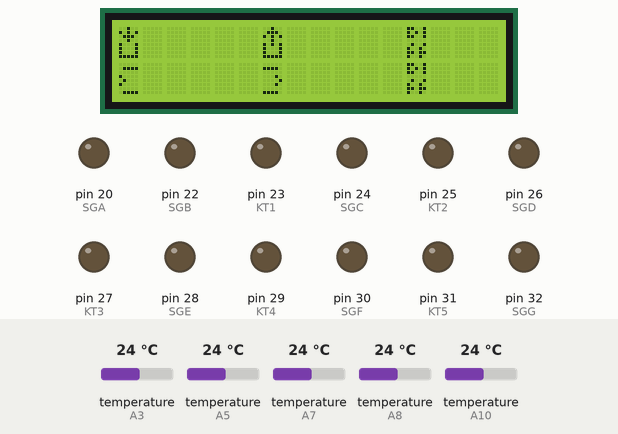
Bench run of a sketch on a simulated Arduino Mega 2560, built for the host (arithmetic inside an expression is 32-bit, double 64-bit). On the bench: 16×2 character LCD, output pins drawn as LEDs (lit = HIGH). The test bench sets the inputs (shaded band); at power-on: temperature (sensors on A5, A7, A8, A10, A3) 24 °C. The local clock reads 2024-03-15 10:24:30 at power-on unless the sketch sets it; what the sketch prints to the serial monitor is not drawn.

Above: at 1.2 s.
1.3 s: temperature (sensor on A5) set to 12 °C
At 4.4 s:
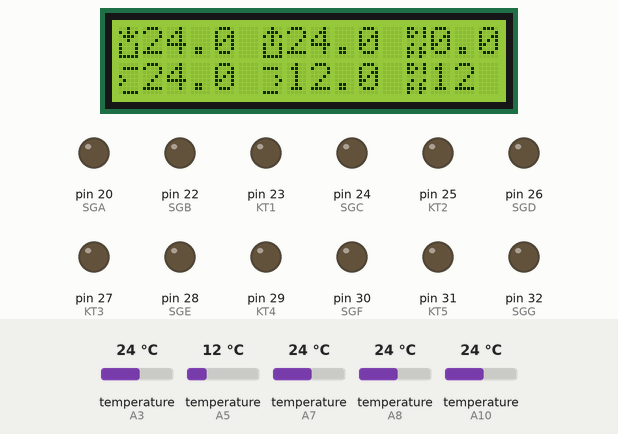
6.2 s: temperature (sensor on A7) set to 12 °C
At 12.2 s:
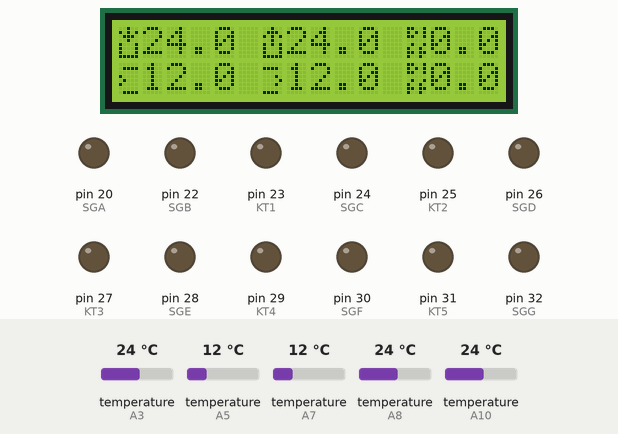
13.0 s: temperature (sensor on A8) set to 12 °C
At 16.0 s:
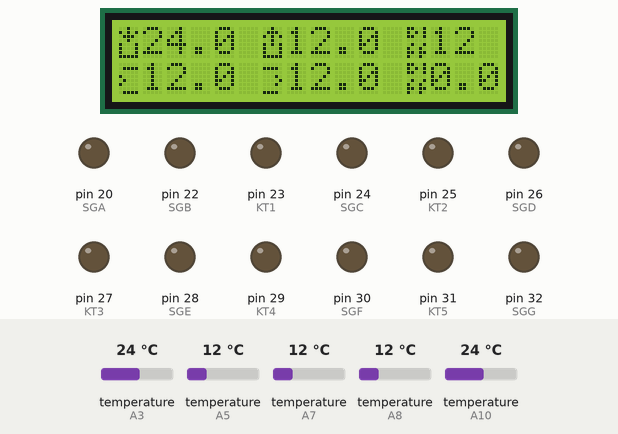
17.9 s: temperature (sensor on A10) set to 12 °C
At 23.8 s:
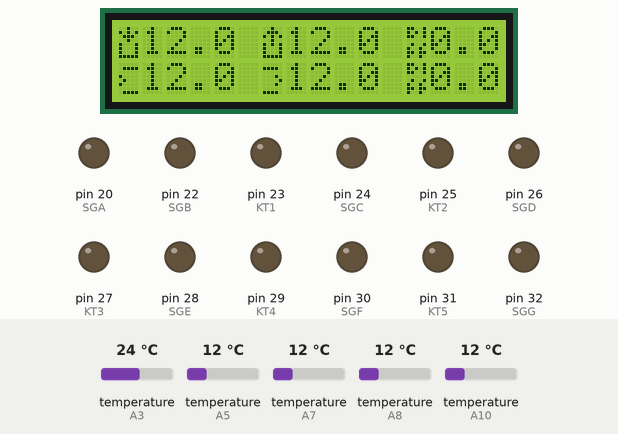
24.5 s: temperature (sensor on A5) set to 19 °C
At 27.7 s:
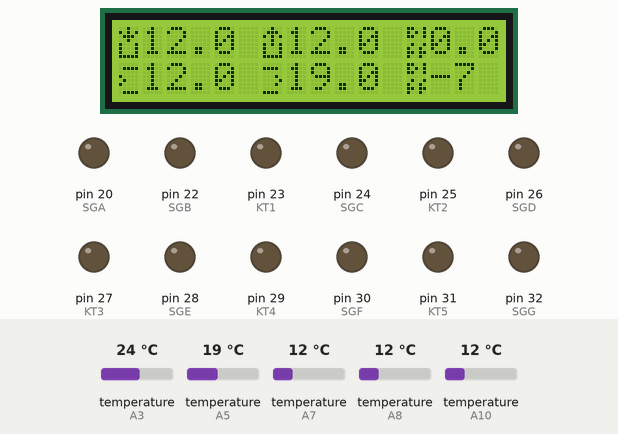
29.4 s: temperature (sensor on A7) set to 19 °C
At 35.4 s:
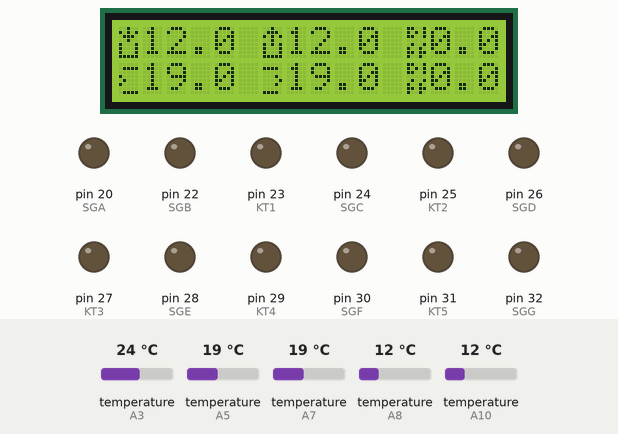
Timing chart, 0 to 36.9 s (numbered marks = the images above; inputs shaded):
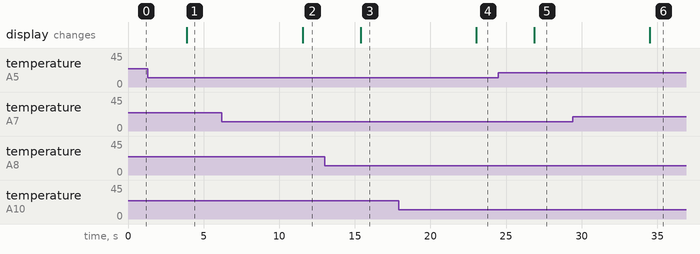

Measured:
- after the input at 1.3 s, the display: changes after 2.6 s (image 1)
- after the input at 6.2 s, the display: changes after 5.3 s (image 2)
- after the input at 13.0 s, the display: changes after 2.4 s (image 3)
- after the input at 17.9 s, the display: changes after 5.1 s (image 4)
- after the input at 24.5 s, the display: changes after 2.4 s (image 5)
- after the input at 29.4 s, the display: changes after 5.1 s (image 6)

The sketch:

LCD_TME.ino
```cpp
#include <Math.h>


//##### LiquidCrystal
#include <LiquidCrystal.h>

LiquidCrystal lcd(13, 12, 11, 10, 9, 8 );
//Инициализация дисплея в общем виде выглядит так
//LiquidCrystal lcd(rs, e, d5, d4, d3, d2);

byte outside[8] = {B00100,B01110,B10101,B00100,B10101,B10001,B10001,B11111};
byte inside[8] =  {B00100,B10101,B01110,B00100,B10001,B10001,B10001,B11111};
byte direct[8] =  {B00000,B01111,B00000,B10000,B01000,B10000,B00000,B01111};
byte back[8] =    {B00000,B11110,B00000,B00010,B00001,B00010,B00000,B11110};
byte difft[8] =   {B11001,B10101,B11001,B00000,B01001,B10010,B11011,B10010};
//#####


//##### time
#include <Wire.h>
#include <TimeLib.h>
#include <DS1307RTC.h>

char TIME_A[9];
byte TIME_LED[3];

#define KT1 23
#define KT2 25
#define KT3 27
#define KT4 29
#define KT5 31

byte KT_A[]={KT1,KT2,KT3,KT4,KT5};

#define SGA 20
#define SGB 22
#define SGC 24
#define SGD 26
#define SGE 28
#define SGF 30
#define SGG 32


//#####


//##### temperature
#include <OneWire.h>
#include <DallasTemperature.h>

//OneWire oneWire_in(36);   DallasTemperature INS_TMP_SENS(&oneWire_in);
OneWire oneWire_in(A10);   DallasTemperature INS_TMP_SENS(&oneWire_in);
OneWire oneWire_out(A8); DallasTemperature OUT_TMP_SENS(&oneWire_out);

OneWire afr_in(A7);       DallasTemperature afr_in_sens(&afr_in);
OneWire afr_out(A5);      DallasTemperature afr_out_sens(&afr_out);

OneWire pit(A3);      DallasTemperature pit_sens(&pit);

float T_INS;
float T_OUT;
float t_afr_in;
float t_afr_out;
float T_PIT;
float MST_PIT;
//#####


//##### EtherCard
#include <EtherCard.h>
#include <stdio.h>


static byte myip[] = { 192,168,41,169 };
static byte gwip[] = { 192,168,41,254 };
static byte mymac[] = { 0x72,0x63,0x64,0x2D,0x30,0x32 };


byte Ethernet::buffer[1300];
BufferFiller bfill;
int datas;

char T_INS_A[7];
char T_OUT_A[7];
char T_DFF_A[7];
char t_afr_in_a[7];
char t_afr_out_a[7];
char t_afr_dff_a[7];
char T_PIT_A[7];
char MST_PIT_A[7];
char SUPPL[7];
char PUMP[7];
//#####

#define ms_to_reask 1000
unsigned long prev_ask=0;
byte tmp_printed=0;

#define SUPPL_PIN A0

void setup() {
  Serial.begin(9600);


  //##### LiquidCrystal
  lcd.createChar(0, outside);
  lcd.createChar(1, inside);
  lcd.createChar(2, direct);
  lcd.createChar(3, back);
  lcd.createChar(4, difft);

  lcd.begin(16, 2);

  lcd.setCursor(0,0); lcd.write(byte(1));
  lcd.setCursor(6,0); lcd.write(byte(0));
  lcd.setCursor(12,0); lcd.write(byte(4));

  lcd.setCursor(0,1); lcd.write(byte(2));
  lcd.setCursor(6,1); lcd.write(byte(3));
  lcd.setCursor(12,1); lcd.write(byte(4));
  //##### LiquidCrystal


  pinMode(SGA, OUTPUT); pinMode(SGB, OUTPUT); pinMode(SGC, OUTPUT); pinMode(SGD, OUTPUT); pinMode(SGE, OUTPUT); pinMode(SGF, OUTPUT); pinMode(SGG, OUTPUT);
  pinMode(KT1, OUTPUT); pinMode(KT2, OUTPUT); pinMode(KT3, OUTPUT); pinMode(KT4, OUTPUT); pinMode(KT5, OUTPUT);


  if (ether.begin(sizeof Ethernet::buffer, mymac,53) == 0)
    Serial.println( "Failed to access Ethernet controller");
  ether.staticSetup(myip, gwip);


  ether.printIp("IP:  ", ether.myip);
  ether.printIp("GW:  ", ether.gwip);
  ether.printIp("DNS: ", ether.dnsip);

  //INS_TMP_SENS.begin();
  //INS_TMP_SENS.setResolution(9);
}


static word homePage() {

  float_to_char(T_INS, T_INS_A);
  float_to_char(T_OUT, T_OUT_A);

  if (T_INS<-126 || T_OUT<-126)
    {T_DFF_A[0]='E';T_DFF_A[1]='R';T_DFF_A[2]='R';T_DFF_A[3]='\0';}
  else
    float_to_char(T_INS - T_OUT, T_DFF_A);

  float_to_char(t_afr_in, t_afr_in_a);
  float_to_char(t_afr_out, t_afr_out_a);

  if (t_afr_in<-126 || t_afr_out<-126)
    {t_afr_dff_a[0]='E';t_afr_dff_a[1]='R';t_afr_dff_a[2]='R';t_afr_dff_a[3]='\0';}
  else
    float_to_char(t_afr_in - t_afr_out, t_afr_dff_a);

  MST_PIT=-127; ///not realized

  float_to_char(T_PIT, T_PIT_A);
  float_to_char(MST_PIT, MST_PIT_A);


  if (analogRead(SUPPL_PIN)>800)
    {SUPPL[0]='O';SUPPL[1]='N';SUPPL[2]='\0';}
  else
    {SUPPL[0]='O';SUPPL[1]='F';SUPPL[2]='F';SUPPL[3]='\0';};


  if (1)
    {PUMP[0]='O';PUMP[1]='N';PUMP[2]='\0';}
  else
    {PUMP[0]='O';PUMP[1]='F';PUMP[2]='F';PUMP[3]='\0';};


  bfill = ether.tcpOffset();
  bfill.emit_p(PSTR(
    "<html><head>"
    "<meta charset=""UTF-8"">"
    "<title>Система...</title>"
    "<style type='text/css'>"
    " A {color: black; "
    "text-decoration:underline;"
    "font-size: 34px;}"
    "A:visited {color: black;"
    "font-size: 34px;}"
    "A:hover {color: red; "
    "font-size: 34px;}"
    "</style></head><body>"
    "<!--img src='' width='100%'/-->"
    "<br/><br/><br/><br/>"
    "<center>"
    "<h2>$S</h3>"
    "<h3>"
    "<table cellspacing=""2"" border=""1"" cellpadding=""5"" width=""800"">"
    "<tr>"
    "<td><strong>Температура внутри $S°</strong></td>"
    "<td><strong>Температура на улице $S°</strong></td>"
    "<td><strong>Разница температур $S°</strong></td>"
    "</tr>"
    "<tr>"
    "<td><strong>Антифриз вход $S°</strong></td>"
    "<td><strong>Антифриз выход $S°</strong></td>"
    "<td><strong>Разница температур $S°</strong></td>"
    "</tr>"
    "<tr>"
    "<td><strong>Температура в яме $S°</strong></td>"
    "<td><strong>Влажность в яме $S°</strong></td>"
    "<td></td>"
    "</tr>"
    "</table>"
    "<br>Питание: $S"
    "<br>Насос: $S"
    "</h3>"
    "</center></body></html> "
  ),TIME_A, T_INS_A, T_OUT_A, T_DFF_A,
            t_afr_in_a, t_afr_out_a, t_afr_dff_a,
            T_PIT_A, MST_PIT_A,
            SUPPL, PUMP);
  return bfill.position();
}

void float_to_char(float p_f, char *p_ch_t)
{
    for (byte i=0; i < 7; i++) p_ch_t[i]='\0';

    if (p_f < -126)
      {
         p_ch_t[0]='N';p_ch_t[1]='/';p_ch_t[2]='C';
      }
      else {
        String s_tmp=String(p_f);
        char* ch_arr_tmp=s_tmp.c_str();
        for (int i=0; i < 5; i++) p_ch_t[i]=ch_arr_tmp[i];
      }
};

void fill_time(byte p_v, byte p_pos)
{
    String s_tmp=String(p_v);
    char* ch_arr_tmp=s_tmp.c_str();

    if (p_v>=10)
      {TIME_A[p_pos]=ch_arr_tmp[0]; TIME_A[p_pos+1]=ch_arr_tmp[1];}
    else
      {TIME_A[p_pos]='0'; TIME_A[p_pos+1]=ch_arr_tmp[0];}

};

void ask_sensors(byte stp)
{

   switch (stp) {
    case 0: INS_TMP_SENS.requestTemperatures();        break;
    case 1: T_INS=INS_TMP_SENS.getTempCByIndex(0);     break;
    case 2: OUT_TMP_SENS.requestTemperatures();        break;
    case 3: T_OUT=OUT_TMP_SENS.getTempCByIndex(0);     break;
    case 4: afr_in_sens.requestTemperatures();         break;
    case 5: t_afr_in=afr_in_sens.getTempCByIndex(0);   break;
    case 6: afr_out_sens.requestTemperatures();        break;
    case 7: t_afr_out=afr_out_sens.getTempCByIndex(0); break;
    case 8: pit_sens.requestTemperatures();            break;
    case 9: T_PIT=pit_sens.getTempCByIndex(0);         break;
    case 10:
        tmElements_t tm;
        if (RTC.read(tm))
          {
            fill_time(tm.Hour,0);

            TIME_LED[0]=tm.Hour/10;
            TIME_LED[1]=tm.Hour%10;

            TIME_A[2]=':';
            fill_time(tm.Minute,3);

            TIME_LED[2]=tm.Second/10;
            TIME_LED[3]=tm.Second%10;

            TIME_A[5]=':';
            fill_time(tm.Second,6);

            Serial.println("tm.Second");
            Serial.println(tm.Second);
            Serial.println(TIME_LED[2]);
            Serial.println(TIME_LED[3]);
          }
        else
          {
            TIME_A[0]='N'; TIME_A[1]='O'; TIME_A[2]=' '; TIME_A[3]='C'; TIME_A[4]='O'; TIME_A[5]='N'; TIME_A[6]='N'; TIME_A[7]='\0'; TIME_A[8]='\0'; TIME_A[9]='\0';
          };
        break;
    case 11: MST_PIT=0; break;


  }

  //Serial.print("ASK");    Serial.println(stp);
}

void lcd_print_tmps(){
    lcd_print_tmp(T_INS,0,1);
    lcd_print_tmp(T_OUT,0,7);
    lcd_print_diff(T_INS,T_OUT,0,13);

    lcd_print_tmp(t_afr_in,1,1);
    lcd_print_tmp(t_afr_out,1,7);
    lcd_print_diff(t_afr_in,t_afr_out,1,13);
};

void lcd_print_diff(float p_tmp1, float p_tmp2, byte p_rw, byte p_cl){
  String tmps;
  lcd.setCursor(p_cl,p_rw);

  if (p_tmp1<-126 || p_tmp2<-126) {lcd.print("err");}
  else
    {
      float p_tmp=p_tmp1-p_tmp2;
      if (p_tmp>=10)        {lcd.print(p_tmp,0); lcd.print(" ");}
      else if (p_tmp>=0)    {lcd.print(p_tmp,1);}
      else if (p_tmp<=-10)  {lcd.print(p_tmp,0);}
      else if (p_tmp<0)     {lcd.print(p_tmp,0);lcd.print(" ");}
    }
};


void lcd_print_tmp(float p_tmp, byte p_rw, byte p_cl){
  String tmps;
  lcd.setCursor(p_cl,p_rw);

  if (p_tmp>=10)        {lcd.print(p_tmp,1);}
  else if (p_tmp>=0)    {lcd.print(p_tmp,1); lcd.print(" ");}
  else if (p_tmp<-126)  {lcd.print("errr");}
  else if (p_tmp<=-10)  {lcd.print(p_tmp,0); lcd.print(" ");}
  else if (p_tmp<0)     {lcd.print(p_tmp,1);}
};

void dwh(byte pn) {digitalWrite(pn,HIGH);};
void dwl(byte pn) {digitalWrite(pn,HIGH);};

void show_digit_led(byte dgt)
{
  switch (dgt) {
    case 0: dwh(SGA); dwh(SGB); dwh(SGC); dwh(SGD); dwh(SGE); dwh(SGF); dwl(SGG); break;
    case 1: dwl(SGA); dwh(SGB); dwh(SGC); dwl(SGD); dwl(SGE); dwl(SGF); dwl(SGG); break;
    case 2: dwh(SGA); dwh(SGB); dwl(SGC); dwh(SGD); dwh(SGE); dwl(SGF); dwh(SGG); break;
    case 3: dwh(SGA); dwh(SGB); dwh(SGC); dwh(SGD); dwl(SGE); dwl(SGF); dwh(SGG); break;
    case 4: dwl(SGA); dwh(SGB); dwh(SGC); dwl(SGD); dwl(SGE); dwh(SGF); dwh(SGG); break;
    case 5: dwh(SGA); dwl(SGB); dwh(SGC); dwh(SGD); dwl(SGE); dwh(SGF); dwh(SGG); break;
    case 6: dwh(SGA); dwl(SGB); dwh(SGC); dwh(SGD); dwh(SGE); dwh(SGF); dwh(SGG); break;
    case 7: dwh(SGA); dwh(SGB); dwh(SGC); dwl(SGD); dwl(SGE); dwl(SGF); dwl(SGG); break;
    case 8: dwh(SGA); dwh(SGB); dwh(SGC); dwh(SGD); dwh(SGE); dwh(SGF); dwh(SGG); break;
    case 9: dwh(SGA); dwh(SGB); dwh(SGC); dwh(SGD); dwl(SGE); dwh(SGF); dwh(SGG); break;

    case 10:dwl(SGA); dwl(SGB); dwl(SGC); dwh(SGD); dwl(SGE); dwl(SGF); dwl(SGG); break;

  }
}

void show_time_led()
{
    for (byte c=0; c<4; c++)
    {
      for (byte i=0; i <4; i++)
      {
         digitalWrite(KT_A[i],LOW);
         show_digit_led(TIME_LED[i]);
         delay(10);
         digitalWrite(KT_A[i],HIGH);
      }
    }
};

void loop() {
  long strt;

  for (byte cl_pos=0; cl_pos <= 12; cl_pos++)
    {

      //Serial.print("STRT "); Serial.println(cl_pos);
      strt=millis();

      ask_sensors(cl_pos);

      if (cl_pos==12)
          {
            lcd_print_tmps();
            //Serial.println("PRINT");
          }


      word len = ether.packetReceive();
      word pos = ether.packetLoop(len);
        if (pos)  // check if valid tcp data is received
          {


            char *data = (char *) Ethernet::buffer + pos;
            ether.httpServerReply(homePage());


          }

      //Serial.print("CEND ");
      //strt=millis()-strt;
      //Serial.println(strt);

      //show_time_led();


  }
}
```
